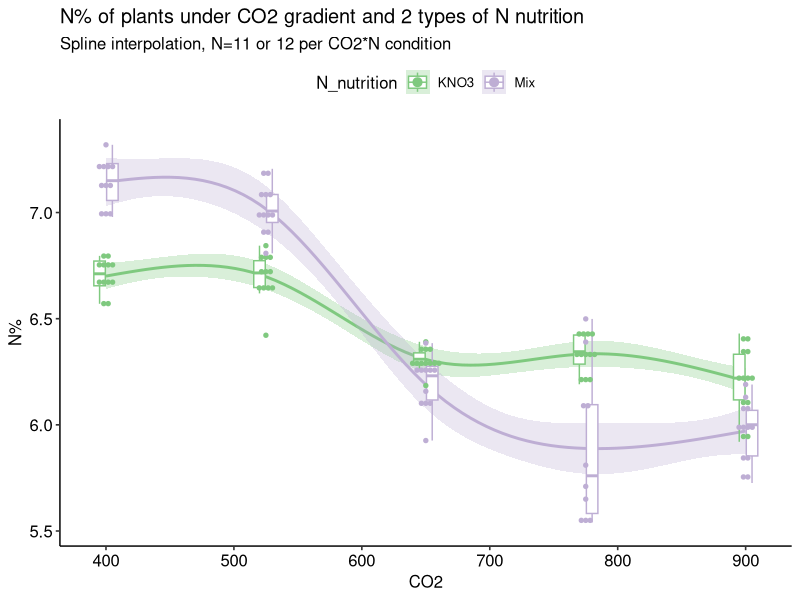

R code for this plot: (Note: this script raises an error after producing the figure.)
## ---- chunk 1
knitr::opts_chunk$set(echo = TRUE, message=FALSE, warning=FALSE )
library(tidyverse)
library(splines)
library(ggpubr)
library(jsonlite)
## ---- chunk 2
data <- 
  read.table("../data/OC_08_N-C_corrected.csv", sep=',', h=T, na.strings = "NA") %>%
  rename(N=X.N, C=X.C, Tube=Nom) %>%
  mutate(Tube = as.numeric(str_remove(Tube, ',000')),
         Poids = as.numeric(str_replace(Poids, ',', '.')),
         N = as.numeric(str_replace(N, ',', '.')),
         C = as.numeric(str_replace(C, ',', '.'))) %>%
  inner_join(read.csv("../data/OC_08_annotation.csv", sep=';'), by="Tube") %>%
  rename(N_nutrition = N.y, N=N.x)

DF=4
fig <- data %>%
  ggplot(aes(x=CO2, y=N, color=N_nutrition, fill=N_nutrition))+
  geom_smooth(method = "lm", se = T, size = 1, alpha=0.3,
              formula = y ~ ns(x, df=DF))+
  geom_boxplot(aes(group=interaction(CO2, N_nutrition), color=N_nutrition), 
               alpha=1, width=20, fill="white", outlier.alpha = 0)+
  geom_dotplot(aes(group=interaction(CO2, N_nutrition)),
               binaxis='y', stackdir='center', dotsize = 0.35)+ 
  theme_pubr() + 
  scale_color_brewer(palette = "Accent") + 
  scale_fill_brewer(palette = "Accent") + 
  ylab("N%") +
  ggtitle("N% of plants under CO2 gradient and 2 types of N nutrition")+
  xlim(c(390, 910)) +
  labs(subtitle = "Spline interpolation, N=11 or 12 per CO2*N condition")



ggexport(fig, filename = "../results/N_gradient.pdf", width = 8)
## ---- chunk 3
data %>%
  lm(formula=N ~ ns(CO2, df=DF)*N_nutrition)%>%
  summary()

lm_N <- lm(data, formula=N ~ ns(CO2, df=DF)*N_nutrition)

texreg(list(lm_biomass, lm_N))

data.frame(ns(data$CO2, df=DF)) %>%
  mutate(CO2 = data$CO2) %>%
  gather(key="DF", value = "Value", contains("X")) %>%
  ggplot(aes(x=CO2, y=Value, color=DF))+
  geom_point() + geom_smooth() + theme_pubr()

## ---- chunk 4
data %>%
  ggplot(aes(x=CO2, y=C, color=N_nutrition, fill=N_nutrition))+
  geom_smooth(method = "lm", se = T, size = 1, alpha=0.3,
              formula = y ~ ns(x, df=DF))+
  geom_boxplot(aes(group=interaction(CO2, N_nutrition), color=N_nutrition), 
               alpha=1, width=20, fill="white", outlier.alpha = 0)+
  geom_dotplot(aes(group=interaction(CO2, N_nutrition)),
               binaxis='y', stackdir='center', dotsize = 0.35)+ 
  theme_pubr() + 
  scale_color_brewer(palette = "Accent") + 
  scale_fill_brewer(palette = "Accent") + 
  ylab("C%") +
  ggtitle("C% of plants under CO2 gradient and 2 types of N nutrition")+
  xlim(c(390, 910)) +
  labs(subtitle = "Spline interpolation, N=11 or 12 per CO2*N condition")

data %>%
  lm(formula=C ~ ns(CO2, df=DF)*N_nutrition)%>%
  summary()
## ---- chunk 5
data %>%
  ggplot(aes(x=CO2, y=N/C, color=N_nutrition, fill=N_nutrition))+
  geom_smooth(method = "lm", se = T, size = 1, alpha=0.3,
              formula = y ~ ns(x, df=DF))+
  geom_boxplot(aes(group=interaction(CO2, N_nutrition), color=N_nutrition), 
               alpha=1, width=20, fill="white", outlier.alpha = 0)+
  geom_dotplot(aes(group=interaction(CO2, N_nutrition)),
               binaxis='y', stackdir='center', dotsize = 0.35)+ 
  theme_pubr() + 
  scale_color_brewer(palette = "Accent") + 
  scale_fill_brewer(palette = "Accent") + 
  ylab("N/C") +
  ggtitle("N/C of plants under CO2 gradient and 2 types of N nutrition")+
  xlim(c(390, 910)) +
  labs(subtitle = "Spline interpolation, N=11 or 12 per CO2*N condition")


data %>%
  lm(formula=N/C ~ ns(CO2, df=DF)*N_nutrition)%>%
  summary() 
## ---- chunk 6

merged_data <- read.csv("../data/OC_08_dry_biomass.csv", sep=';') %>%
  filter(!str_detect(TubeVide, "Date")) %>%
  mutate(Dry_mass_mg = (parse_number(Tube_masse_seche)- parse_number(TubeVide))*1000) %>%
  rename(Tube=ï..Tube) %>%
  select(Tube, Dry_mass_mg) %>% 
  inner_join(data, by="Tube") %>%
  select(-c(Tissue, RNA)) %>%
  filter(Dry_mass_mg >0)


merged_data %>%
  ggplot(aes(x=Dry_mass_mg, y = N, label=CO2)) +
  geom_point(aes(size=CO2, color=N_nutrition))+
  stat_cor() + geom_smooth(method = 'lm', color='black', alpha=0.1) + 
  scale_color_brewer(palette = "Accent")+
  geom_text(size=2)

merged_data %>%
  ggplot(aes(x=Dry_mass_mg, y = N, label=CO2, color=N_nutrition)) +
  geom_point(aes(size=CO2))+
  stat_cor() + geom_smooth(method = 'lm', alpha=0.1) + 
  scale_color_brewer(palette = "Accent")+
  geom_text(size=2, color="black")

merged_data %>%
  ggplot(aes(x=Dry_mass_mg, y = N, label=CO2, color=interaction(N_nutrition, CO2))) +
  geom_point(aes(size=CO2))+
  stat_cor() + geom_smooth(method = 'lm', alpha=0.1) + 
  scale_color_brewer(palette = "Accent")+
  geom_text(size=2, color="black")

merged_data %>%
  lm(formula = N~Dry_mass_mg*CO2*N_nutrition) %>%
  summary()

merged_data %>%
  lm(formula = N~CO2*N_nutrition) %>%
  summary()
## ---- chunk 7

merged_data %>%
  ggplot(aes(x=Dry_mass_mg, y = C, label=CO2)) +
  geom_point(aes(size=CO2, color=N_nutrition))+
  stat_cor() + geom_smooth(method = 'lm', color='black', alpha=0.1) + 
  scale_color_brewer(palette = "Accent")+
  geom_text(size=2)


merged_data %>%
  ggplot(aes(x=Dry_mass_mg, y = C, label=CO2, color=N_nutrition)) +
  geom_point(aes(size=CO2))+
  stat_cor() + geom_smooth(method = 'lm', alpha=0.1) + 
  scale_color_brewer(palette = "Accent")+
  geom_text(size=2, color="black")

merged_data %>%
  ggplot(aes(x=Dry_mass_mg, y = C, label=CO2, color=interaction(N_nutrition, CO2))) +
  geom_point(aes(size=CO2))+
  stat_cor() + geom_smooth(method = 'lm', alpha=0.1) + 
  scale_color_brewer(palette = "Accent")+
  geom_text(size=2, color="black")
## ---- chunk 8
data %>%
  ggplot(aes(x=C, y=N, label=CO2)) + 
  geom_point(aes(size=CO2, color=N_nutrition)) + 
  scale_color_brewer(palette = "Accent")+
  geom_text(size=2)

data %>%
  ggplot(aes(x=C, y = N, label=CO2, color=N_nutrition)) +
  geom_point(aes(size=CO2))+
  stat_cor() + geom_smooth(method = 'lm', alpha=0.1) + 
  scale_color_brewer(palette = "Accent")+
  geom_text(size=2, color="black")

data %>%
  ggplot(aes(x=C, y = N, label=CO2, color=interaction(N_nutrition, CO2))) +
  geom_point(aes(size=CO2))+
  stat_cor() + geom_smooth(method = 'lm', alpha=0.1) + 
  scale_color_brewer(palette = "Accent")+
  geom_text(size=2, color="black")
